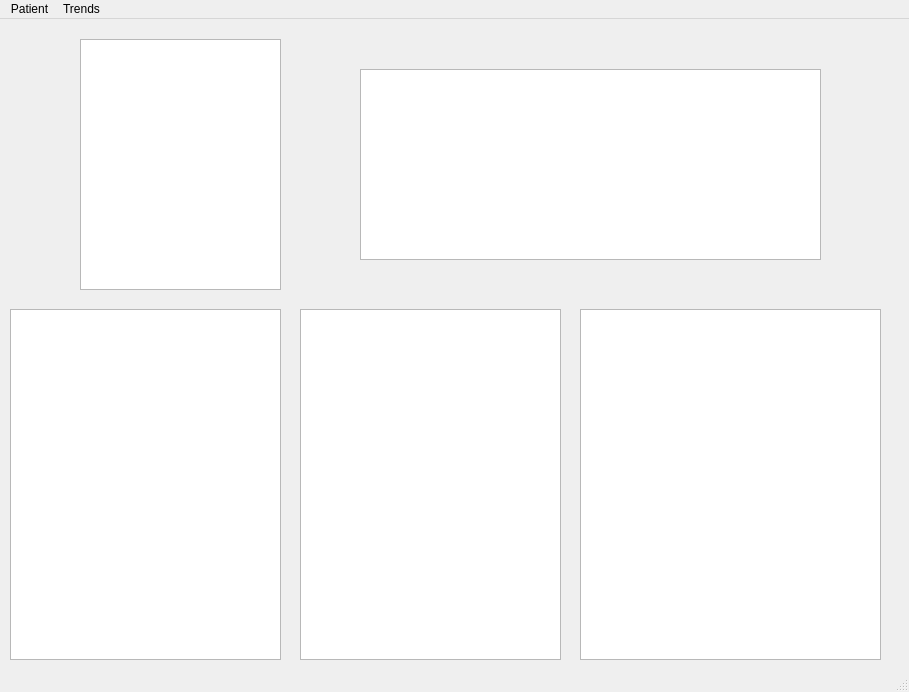
<?xml version="1.0" encoding="UTF-8"?>
<ui version="4.0">
 <class>MainWindow</class>
 <widget class="QMainWindow" name="MainWindow">
  <property name="geometry">
   <rect>
    <x>0</x>
    <y>0</y>
    <width>909</width>
    <height>692</height>
   </rect>
  </property>
  <property name="windowTitle">
   <string>MainWindow</string>
  </property>
  <widget class="QWidget" name="centralwidget">
   <widget class="QGraphicsView" name="graphicsView">
    <property name="geometry">
     <rect>
      <x>80</x>
      <y>20</y>
      <width>201</width>
      <height>251</height>
     </rect>
    </property>
   </widget>
   <widget class="QTextBrowser" name="textBrowser">
    <property name="geometry">
     <rect>
      <x>10</x>
      <y>290</y>
      <width>271</width>
      <height>351</height>
     </rect>
    </property>
   </widget>
   <widget class="QTextBrowser" name="textBrowser_2">
    <property name="geometry">
     <rect>
      <x>360</x>
      <y>50</y>
      <width>461</width>
      <height>191</height>
     </rect>
    </property>
   </widget>
   <widget class="QTextBrowser" name="textBrowser_3">
    <property name="geometry">
     <rect>
      <x>300</x>
      <y>290</y>
      <width>261</width>
      <height>351</height>
     </rect>
    </property>
   </widget>
   <widget class="QListWidget" name="listWidget">
    <property name="geometry">
     <rect>
      <x>580</x>
      <y>290</y>
      <width>301</width>
      <height>351</height>
     </rect>
    </property>
   </widget>
  </widget>
  <widget class="QMenuBar" name="menubar">
   <property name="geometry">
    <rect>
     <x>0</x>
     <y>0</y>
     <width>909</width>
     <height>21</height>
    </rect>
   </property>
   <widget class="QMenu" name="menuPatient">
    <property name="title">
     <string>Patient</string>
    </property>
    <addaction name="actionEdit"/>
    <addaction name="actionEdit_2"/>
    <addaction name="actionSave"/>
    <addaction name="actionSave_As"/>
    <addaction name="separator"/>
    <addaction name="actionExit"/>
   </widget>
   <widget class="QMenu" name="menuTrends">
    <property name="title">
     <string>Trends</string>
    </property>
    <addaction name="actionData1"/>
    <addaction name="actionData2"/>
   </widget>
   <addaction name="menuPatient"/>
   <addaction name="menuTrends"/>
  </widget>
  <widget class="QStatusBar" name="statusbar"/>
  <action name="actionEdit">
   <property name="text">
    <string>Load</string>
   </property>
  </action>
  <action name="actionEdit_2">
   <property name="text">
    <string>Edit</string>
   </property>
  </action>
  <action name="actionSave">
   <property name="text">
    <string>Save</string>
   </property>
  </action>
  <action name="actionSave_As">
   <property name="text">
    <string>Save As ...</string>
   </property>
  </action>
  <action name="actionExit">
   <property name="text">
    <string>Exit</string>
   </property>
  </action>
  <action name="actionShow">
   <property name="text">
    <string>Show</string>
   </property>
  </action>
  <action name="actionEdit_3">
   <property name="text">
    <string>Edit</string>
   </property>
  </action>
  <action name="actionShow_2">
   <property name="text">
    <string>Show</string>
   </property>
  </action>
  <action name="actionAdd_Edit_Data_Point">
   <property name="text">
    <string>Add/Edit Data Point</string>
   </property>
  </action>
  <action name="actionData1">
   <property name="text">
    <string>Data1</string>
   </property>
  </action>
  <action name="actionData2">
   <property name="text">
    <string>Data2</string>
   </property>
  </action>
 </widget>
 <resources/>
 <connections/>
</ui>
